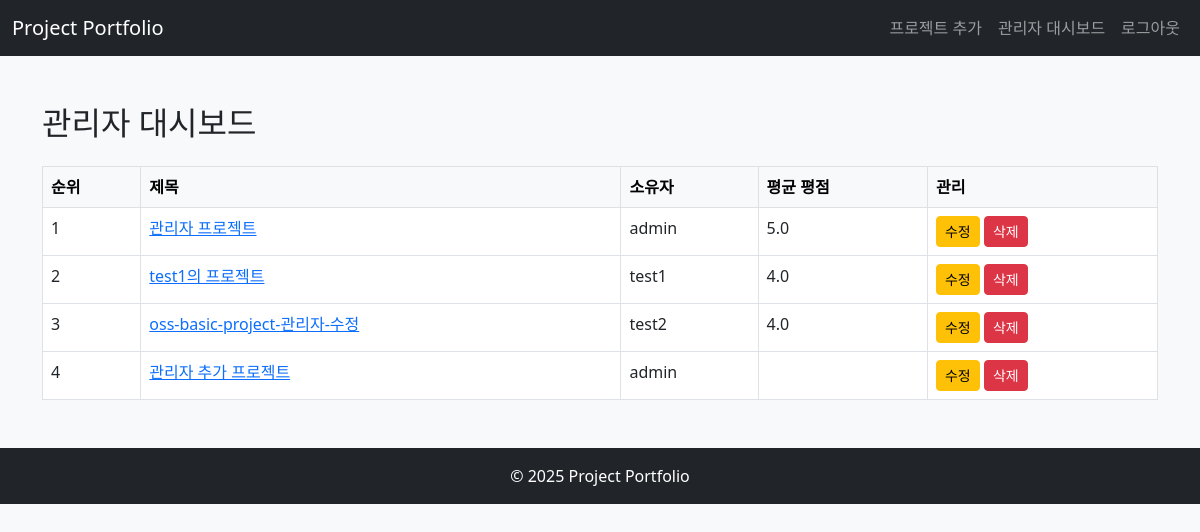
Page /admin-dashboard/ (signed in) on the committed database.
### projects/models.py (models this page shows, shortened)
class Project(models.Model):
    user = models.ForeignKey(settings.AUTH_USER_MODEL, on_delete=models.CASCADE)
    title = models.CharField(max_length=255)
    description = models.TextField()
    created_at = models.DateTimeField(auto_now_add=True)
    updated_at = models.DateTimeField(auto_now=True)

class User(AbstractUser):
    pass

### projects/views.py (the view)
# urls.py: path("admin-dashboard/", views.admin_dashboard, name="admin_dashboard"),
@staff_member_required
def admin_dashboard(request):
    projects = Project.objects.annotate(avg_score=Avg("ratings__score")).order_by("-avg_score")
    return render(request, "admin_dashboard.html", {"projects": projects})

### templates/admin_dashboard.html
{% extends "base.html" %}
{% block content %}
  <h2 class="mb-4">관리자 대시보드</h2>
  <table class="table table-bordered">
    <thead class="table-light">
      <tr>
        <th>순위</th>
        <th>제목</th>
        <th>소유자</th>
        <th>평균 평점</th>
        <th>관리</th>
      </tr>
    </thead>
    <tbody>
      {% for project in projects %}
        <tr>
          <td>{{ forloop.counter }}</td>
          <td><a href="{% url 'project_detail' project.pk %}">{{ project.title }}</a></td>
          <td>{{ project.user.username }}</td>
          <td>{{ project.avg_score|floatformat:1 }}</td>
          <td>
            <a href="{% url 'project_update' project.pk %}" class="btn btn-sm btn-warning">수정</a>
            <a href="{% url 'project_delete' project.pk %}" class="btn btn-sm btn-danger">삭제</a>
          </td>
        </tr>
      {% endfor %}
    </tbody>
  </table>
{% endblock %}

### rows in the picture
Project: title "관리자 프로젝트", user.username "admin", avg_score "5.0"
Project: title "test1의 프로젝트", user.username "test1", avg_score "4.0"
Project: title "oss-basic-project-관리자-수정", user.username "test2", avg_score "4.0"
Project: title "관리자 추가 프로젝트", user.username "admin"
